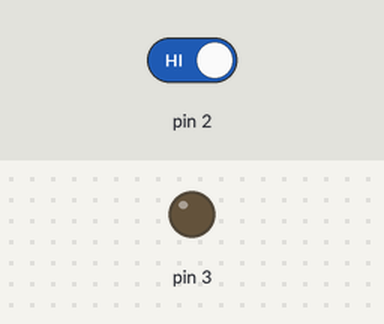
Bench run of a sketch on a simulated Arduino Uno, built with avr-gcc and run on an emulated ATmega328P. On the bench: output pins drawn as LEDs (lit = HIGH). The inputs (shaded band) are chosen by the test bench; at power-on: pin 2 HIGH. What the sketch prints to the serial monitor is not drawn.

Above: at 1.3 s.
1.4 s: pin 2 driven LOW
At 2.4 s:
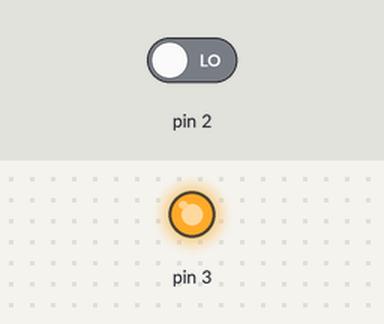
3.0 s: pin 2 driven HIGH
At 3.6 s:
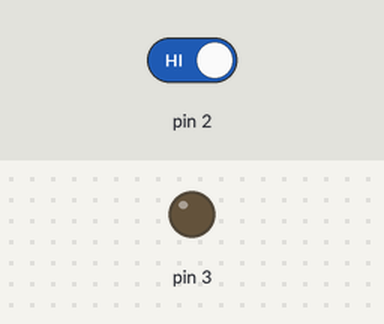
Timing chart, 0 to 6.0 s (numbered marks = the images above; inputs shaded):
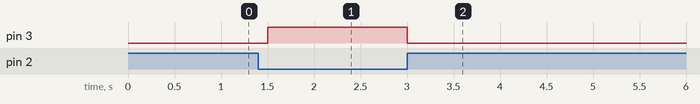

The sketch:

AutomaticSanatizer.ino
```cpp
int i;
void setup() {
 pinMode(3,OUTPUT);
 pinMode(2,INPUT);
 Serial.begin(9600);
}

void loop() {
 i = digitalRead(2);
 Serial.print(i);
 if(i==0)
 {
  digitalWrite(3,HIGH);
  delay(250);
 }
 else if(i==1)
 {
  digitalWrite(3,LOW);
  delay(250);
 }
}
```

Measured:
- after the input at 1.4 s, pin 3: LOW → HIGH after 0.10 s
- after the input at 3.0 s, pin 3: HIGH → LOW at once
